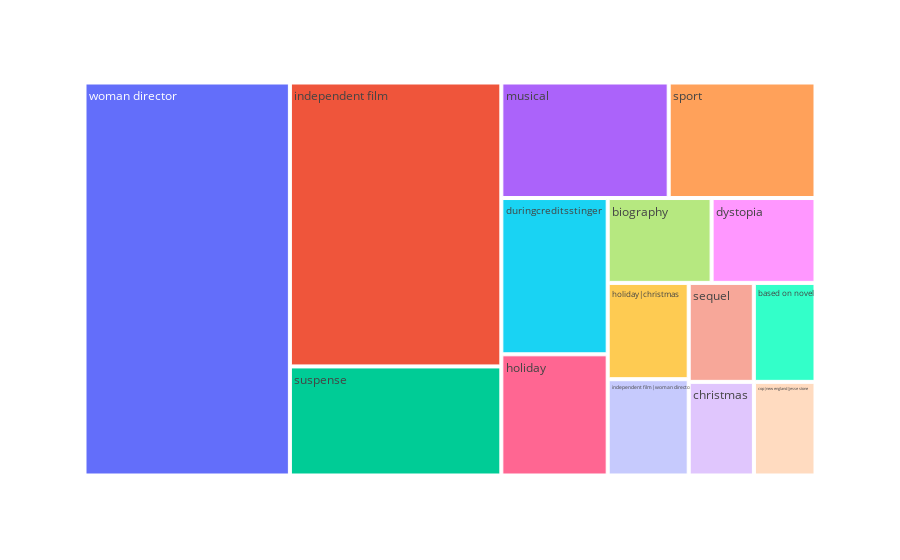

The notebook cell saved with this chart:
### Code cell
fig=px.treemap(df13,path=['Keywords'],values='Count',)
fig.show()

### Figure 1 — Plotly figure (JSON) as saved in the notebook; plotly's stock layout.template omitted (floating-point values rounded to 4 significant figures)
{"data": [{"branchvalues": "total", "domain": {"x": [0, 1], "y": [0, 1]}, "hovertemplate": "labels=%{label}<br>Count=%{value}<br>parent=%{parent}<br>id=%{id}<extra></extra>", "ids": ["based on novel", "biography", "christmas", "cop|new england|jesse stone", "duringcreditsstinger", "dystopia", "holiday", "holiday|christmas", "independent film", "independent film|woman director", "musical", "sequel", "sport", "suspense", "woman director"], "labels": ["based on novel", "biography", "christmas", "cop|new england|jesse stone", "duringcreditsstinger", "dystopia", "holiday", "holiday|christmas", "independent film", "independent film|woman director", "musical", "sequel", "sport", "suspense", "woman director"], "name": "", "parents": ["", "", "", "", "", "", "", "", "", "", "", "", "", "", ""], "type": "treemap", "values": [18, 26, 18, 17, 49, 26, 38, 23, 177, 23, 57, 19, 50, 68, 238]}], "layout": {"autosize": true, "legend": {"tracegroupgap": 0}, "margin": {"t": 60}}}
